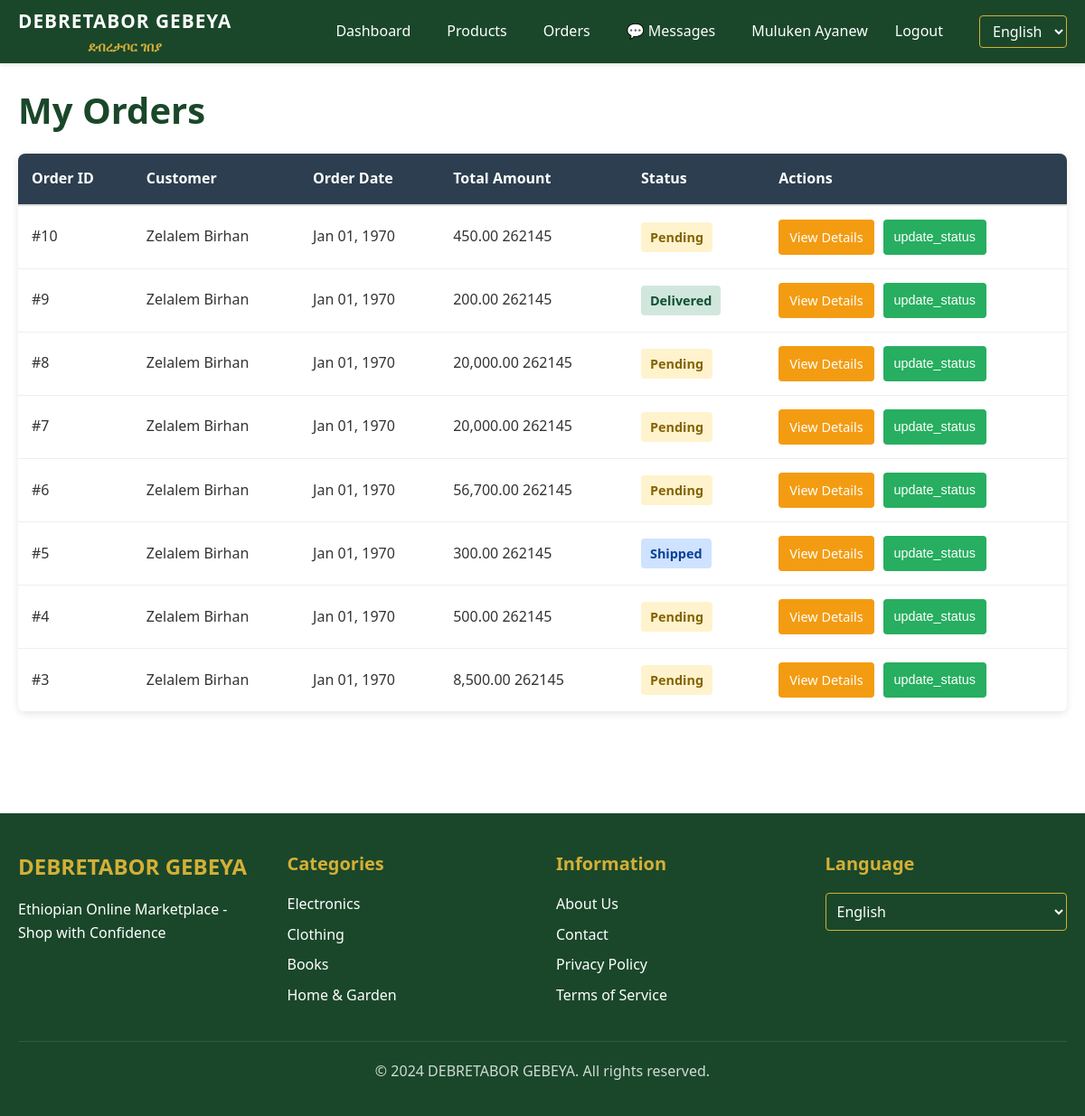
/seller/orders.php (signed in), run on the app's committed database.
### tables this page shows
CREATE TABLE `orders` (
  `id` int(11) NOT NULL,
  `customer_id` int(11) NOT NULL,
  `seller_id` int(11) DEFAULT NULL,
  `status` enum('Pending','Paid','Shipped','Delivered','Cancelled','pending','confirmed','processing','shipped','delivered','cancelled') DEFAULT 'Pending',
  `payment_status` enum('pending','completed','failed','refunded') DEFAULT 'pending',
  `transaction_id` varchar(255) DEFAULT NULL,
  `stripe_payment_intent_id` varchar(255) DEFAULT NULL,
  `total_amount` decimal(10,2) NOT NULL,
  `shipping_address` varchar(255) DEFAULT NULL,
  `tracking_number` varchar(100) DEFAULT NULL,
  `notes` text DEFAULT NULL,
  `created_at` timestamp NOT NULL DEFAULT current_timestamp(),
  `updated_at` timestamp NOT NULL DEFAULT current_timestamp() ON UPDATE current_timestamp(),
  `payment_method` varchar(50) DEFAULT NULL
);

### php/localization.php (called while the page is built, shortened)
<?php
function get_language() {
    return 'en';
}
function translate($key, $lang = 'en') {
    $translations = get_translations($lang);
    return $translations[$key] ?? $key;
}
function get_translations($lang = 'en') {
    return $translations[$lang] ?? $translations['en'];
}
?>

### php/orders.php (called while the page is built, shortened)
<?php
require_once __DIR__ . '/db.php';
class Orders {
    public static function get_seller_orders($seller_id) {
        $sql = "SELECT DISTINCT o.* FROM orders o
                INNER JOIN order_items oi ON o.id = oi.order_id
                WHERE oi.seller_id = ?
                ORDER BY o.created_at DESC";
        return Database::fetch_all($sql, [$seller_id]);
    }
}
?>

### php/db.php (called while the page is built, shortened)
<?php
class Database {
    private static $connection = null;
    public static function get_connection() {
        if (self::$connection === null) {
            try {
                $dsn = 'mysql:host=' . DB_HOST . ';dbname=' . DB_NAME . ';charset=utf8mb4';
                self::$connection = new PDO(
                    $dsn,
                    DB_USER,
                    DB_PASS,
                    [
                        PDO::ATTR_ERRMODE => PDO::ERRMODE_EXCEPTION,
                        PDO::ATTR_DEFAULT_FETCH_MODE => PDO::FETCH_ASSOC,
                        PDO::ATTR_EMULATE_PREPARES => false,
                    ]
                );
            } catch (PDOException $e) {
                error_log('Database connection failed: ' . $e->getMessage());
                throw new Exception('Database connection failed. Please try again later.');
            }
        }
        return self::$connection;
    }
    public static function execute_query($sql, $params = []) {
        try {
            $connection = self::get_connection();
            $stmt = $connection->prepare($sql);
            $stmt->execute($params);
            return $stmt;
        } catch (PDOException $e) {
            error_log('Query execution failed: ' . $e->getMessage());
            throw new Exception('Database query failed. Please try again later.');
        }
    }
    public static function fetch_all($sql, $params = []) {
        try {
            $stmt = self::execute_query($sql, $params);
            return $stmt->fetchAll();
        } catch (Exception $e) {
            error_log('Fetch all failed: ' . $e->getMessage());
            return [];
        }
    }
    public static function fetch_one($sql, $params = []) {
        try {
            $stmt = self::execute_query($sql, $params);
            return $stmt->fetch();
        } catch (Exception $e) {
            error_log('Fetch one failed: ' . $e->getMessage());
            return null;
        }
    }
}
?>

### seller/orders.php (the view, shortened to what this page needs)
<?php
require_once __DIR__ . '/../php/db.php';
require_once __DIR__ . '/../php/orders.php';
require_once __DIR__ . '/../php/localization.php';
$current_language = get_language();
$seller_id = $_SESSION['user_id'];
$seller_orders_raw = Orders::get_seller_orders($seller_id);
$orders = [];
foreach ($seller_orders_raw as $order) {
    $customer = Database::fetch_one(
        "SELECT full_name FROM users WHERE id = ?",
        [$order['customer_id']]
    );
    $order['customer_name'] = $customer['full_name'] ?? 'Unknown';
    $order['order_id'] = $order['id'];
    $orders[] = $order;
}
?>
<!DOCTYPE html>
<html lang="<?php echo $current_language; ?>">
<head>
    <link rel="stylesheet" href="../css/style.css">
    <link rel="stylesheet" href="../css/navigation.css">
    <link rel="stylesheet" href="../css/auth.css">
</head>
<body>
    <?php include __DIR__ . '/../includes/navigation.php'; ?>
    <div class="orders-container">
        <h1><?php echo translate('my_orders', $current_language) ?? 'My Orders'; ?></h1>
        <?php if (empty($orders)): ?>
            <div class="no-orders">
                <p><?php echo translate('no_orders', $current_language) ?? 'No orders found'; ?></p>
                <a href="products.php" class="btn btn-primary" style="margin-top: 20px;">
                    <?php echo translate('back_to_products', $current_language) ?? 'Back to Products'; ?>
                </a>
            </div>
        <?php else: ?>
            <table class="orders-table">
                <thead>
                    <tr>
                        <th><?php echo translate('order_id', $current_language) ?? 'Order ID'; ?></th>
                        <th><?php echo translate('customer', $current_language) ?? 'Customer'; ?></th>
                        <th><?php echo translate('order_date', $current_language) ?? 'Order Date'; ?></th>
                        <th><?php echo translate('total_amount', $current_language) ?? 'Total Amount'; ?></th>
                        <th><?php echo translate('status', $current_language) ?? 'Status'; ?></th>
                        <th><?php echo translate('actions', $current_language) ?? 'Actions'; ?></th>
                    </tr>
                </thead>
                <tbody>
                    <?php foreach ($orders as $order): ?>
                        <tr>
                            <td>#<?php echo $order['order_id']; ?></td>
                            <td><?php echo htmlspecialchars($order['customer_name'] ?? 'Unknown'); ?></td>
                            <td><?php echo date('M d, Y', strtotime($order['order_date'])); ?></td>
                            <td><?php echo number_format($order['total_amount'], 2); ?> <?php echo CURRENCY_SYMBOL; ?></td>
                            <td>
                                <span class="status-badge status-<?php echo strtolower($order['status']); ?>">
                                    <?php echo htmlspecialchars($order['status']); ?>
                                </span>
                            </td>
                            <td>
                                <div class="action-buttons">
                                    <a href="order-detail.php?id=<?php echo $order['order_id']; ?>" class="btn-small btn-view">
                                        <?php echo translate('view_details', $current_language) ?? 'View'; ?>
                                    </a>
                                    <button class="btn-small btn-update" onclick="openStatusModal(<?php echo $order['order_id']; ?>, '<?php echo $order['status']; ?>')">
                                        <?php echo translate('update_status', $current_language) ?? 'Update'; ?>
                                    </button>
                                </div>
                            </td>
                        </tr>
                    <?php endforeach; ?>
                </tbody>
            </table>
        <?php endif; ?>
    </div>
    <?php include __DIR__ . '/../includes/footer.php'; ?>
</body>
</html>

### css/style.css (style rules this page uses)
* { margin: 0; padding: 0; box-sizing: border-box; }
:root { --primary-color: #1a472a; --secondary-color: #d4af37; --accent-color: #e74c3c; --text-color: #333; --light-bg: #f5f5f5; --border-color: #ddd; --success-color: #27ae60; --error-color: #e74c3c; --warning-color: #f39c12; --info-color: #3498db; }
html { font-size: 16px; }
body { font-family: 'Segoe UI', Tahoma, Geneva, Verdana, sans-serif; color: var(--text-color); background-color: #fff; line-height: 1.6; }
h1, h2, h3, h4, h5, h6 { margin-bottom: 1rem; color: var(--primary-color); }
h1 { font-size: 2.5rem; }
a { color: var(--primary-color); text-decoration: none; transition: color 0.3s ease; }
table { width: 100%; border-collapse: collapse; margin-bottom: 2rem; }
thead { background-color: var(--light-bg); }
th { padding: 12px; text-align: left; font-weight: 600; border-bottom: 2px solid var(--border-color); }
td { padding: 12px; border-bottom: 1px solid var(--border-color); }

### seller/orders.php (style rules this page uses)
.orders-container { max-width: 1200px; margin: 0 auto; padding: 20px; }
.orders-table { width: 100%; border-collapse: collapse; background: white; box-shadow: 0 2px 8px rgba(0,0,0,0.1); border-radius: 8px; overflow: hidden; }
.orders-table thead { background: #2c3e50; color: white; }
.orders-table th { padding: 15px; text-align: left; font-weight: bold; }
.orders-table td { padding: 15px; border-bottom: 1px solid #eee; }
.status-badge { display: inline-block; padding: 5px 10px; border-radius: 4px; font-size: 0.9rem; font-weight: bold; }
.status-pending { background: #fff3cd; color: #856404; }
.status-shipped { background: #cfe2ff; color: #084298; }
.status-delivered { background: #d1e7dd; color: #0f5132; }
.action-buttons { display: flex; gap: 10px; }
.btn-small { padding: 8px 12px; font-size: 0.9rem; border: none; border-radius: 4px; cursor: pointer; text-decoration: none; display: inline-block; }
.btn-view { background: #f39c12; color: white; }
.btn-update { background: #27ae60; color: white; }

### data on the page
orders: id "10", customer_name "Zelalem Birhan", order_date "Jan 01, 1970", total_amount "450.00", status "Pending"
orders: id "9", customer_name "Zelalem Birhan", order_date "Jan 01, 1970", total_amount "200.00", status "Delivered"
orders: id "8", customer_name "Zelalem Birhan", order_date "Jan 01, 1970", total_amount "20,000.00", status "Pending"
orders: id "7", customer_name "Zelalem Birhan", order_date "Jan 01, 1970", total_amount "20,000.00", status "Pending"
orders: id "6", customer_name "Zelalem Birhan", order_date "Jan 01, 1970", total_amount "56,700.00", status "Pending"
orders: id "5", customer_name "Zelalem Birhan", order_date "Jan 01, 1970", total_amount "300.00", status "Shipped"
orders: id "4", customer_name "Zelalem Birhan", order_date "Jan 01, 1970", total_amount "500.00", status "Pending"
orders: id "3", customer_name "Zelalem Birhan", order_date "Jan 01, 1970", total_amount "8,500.00", status "Pending"

### other printed values
translate('dashboard', $current_language) "Dashboard"
translate('products', $current_language) "Products"
translate('orders', $current_language) "Orders"
translate('messages', $current_language) "Messages"
$user_name "Muluken Ayanew"
translate('logout', $current_language) "Logout"
translate('my_orders', $current_language) "My Orders"
translate('order_id', $current_language) "Order ID"
translate('customer', $current_language) "Customer"
translate('order_date', $current_language) "Order Date"
translate('total_amount', $current_language) "Total Amount"
translate('status', $current_language) "Status"
translate('actions', $current_language) "Actions"
translate('site_name', $current_language) "DEBRETABOR GEBEYA"
translate('hero_subtitle', $current_language) "Ethiopian Online Marketplace - Shop with Confidence"
